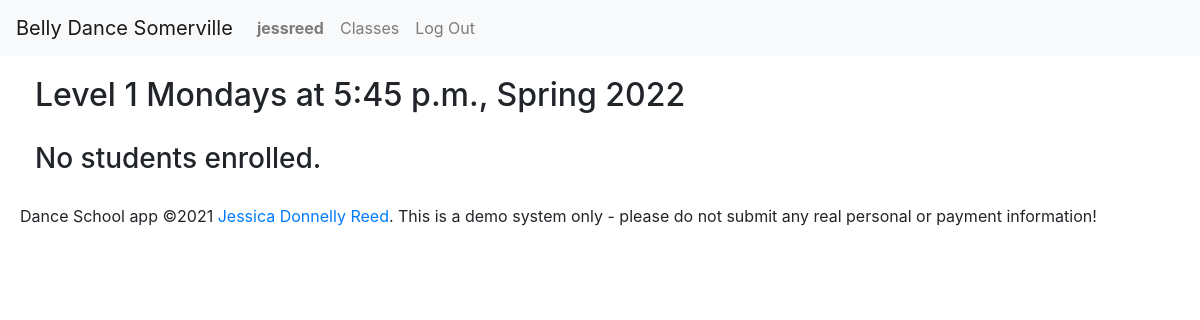
Page /contact-sheet/1 (signed in) on the committed database.
### enrollment/models.py (models this page shows, shortened)
class User(AbstractUser):
    timezone = models.CharField(max_length=32, choices=TIMEZONES,
                                default=settings.DEFAULT_TIMEZONE)
    first_name = models.CharField(max_length=128, null=False, blank=False)
    last_name = models.CharField(max_length=128, null=False, blank=False)
    email = models.EmailField(max_length=254, null=False, blank=False)
    phone = models.CharField(max_length=32, null=True, blank=True)
    emergency_first = models.CharField(max_length=128, null=True, blank=True)
    emergency_last = models.CharField(max_length=128, null=True, blank=True)
    emergency_email = models.EmailField(max_length=254, null=True, blank=True)
    emergency_phone = models.CharField(max_length=32, null=True, blank=True)
    accept_terms = models.DateTimeField(null=True, blank=True)
    contact_sheet_notes = models.CharField(
        max_length=2048, null=True, blank=True)

class Offering(models.Model):
    course = models.ForeignKey(
        Course, on_delete=PROTECT, null=False, blank=False, related_name='offerings')
    semester = models.ForeignKey(
        Semester, on_delete=PROTECT, null=False, blank=False, related_name='offerings')
    location = models.ForeignKey(
        Location, on_delete=PROTECT, null=False, blank=False, related_name='offerings')
    hourly_rate = models.DecimalField(
        max_digits=5, decimal_places=2, default=settings.HOURLY_RATE, null=False, blank=False)
    price_override = models.DecimalField(
        max_digits=7, decimal_places=2, null=True, blank=True)
    weekday = models.IntegerField(
        choices=settings.WEEKDAYS, null=False, blank=False)
    start_time = models.TimeField(null=False, blank=False)
    end_time = models.TimeField(null=False, blank=False)
    timezone = models.CharField(max_length=32, choices=TIMEZONES,
                                default=settings.DEFAULT_TIMEZONE)
    start_date = models.DateField(null=False, blank=False)
    end_date = models.DateField(null=False, blank=False)
    backup_class = models.DateTimeField(null=False, blank=False)
    capacity = models.IntegerField(null=False, blank=False)
    schedule_notes = models.CharField(max_length=2048, null=True, blank=True)
    notes = models.CharField(max_length=2048, null=True, blank=True)
    @property
    def weekday_name(self):
        return settings.WEEKDAYS[self.weekday][1]

class Course(models.Model):
    title = models.CharField(max_length=64, null=False, blank=False)
    subtitle = models.CharField(max_length=256, null=False, blank=False)
    description = models.TextField(
        max_length=4096, null=False, blank=False, help_text=settings.MARKDOWN_HELP_TEXT)
    requirements = models.CharField(max_length=256, null=False, blank=False)
    qualifications = models.CharField(max_length=1024, null=False, blank=False)

class Semester(models.Model):
    name = models.CharField(max_length=128, null=False, blank=False)
    start_date = models.DateField(null=False, blank=False)
    end_date = models.DateField(null=False, blank=False)
    registration_open = models.DateTimeField(null=False, blank=False)
    registration_close = models.DateTimeField(null=False, blank=False)
    recital = models.DateTimeField(null=True, blank=True)
    hide = models.BooleanField(default=True, null=True, blank=True)
    def __str__(self):
        return self.name

### enrollment/views.py (the view)
# urls.py: path('contact-sheet/<int:id>', views.contact_sheet, name='contact_sheet'),
@login_required
def contact_sheet(request, id):
    set_timezone(request)
    if request.user.is_staff:
        try:
            offering = Offering.objects.get(id=id)
        except Offering.DoesNotExist:
            offering = None
            students = None
        try:
            students = User.objects.filter(
                orders__line_items__offering=offering).order_by('last_name', 'first_name')
        except User.DoesNotExist:
            students = None
        return render(request, 'enrollment/contact-sheet.html', {
            'offering': offering,
            'students': students
        })
    return render(request, 'enrollment/contact-sheet.html', {
        'offerings': None,
        'message': 'You are not authorized to view this page'
    })

### enrollment/context_processors.py (called while the page is built)
def global_settings(request):
    return {
    'DEFAULT_TIMEZONE': settings.DEFAULT_TIMEZONE,
    'TIME_FORMAT': settings.TIME_FORMAT,
    'DATE_FORMAT': settings.DATE_FORMAT,
    'DATE_TIME_FORMAT': settings.DATE_TIME_FORMAT,
    'DATE_TIME_FORMAT_NO_YEAR': settings.DATE_TIME_FORMAT_NO_YEAR,
    'DATE_TIME_TIMEZONE_FORMAT': settings.DATE_TIME_TIMEZONE_FORMAT,
    'SCHOOL_NAME': settings.SCHOOL_NAME,
    'SCHOOL_POLICIES': settings.SCHOOL_POLICIES,
    'NO_OFFERINGS': settings.NO_OFFERINGS,
    }

### enrollment/views.py (called while the page is built)
def set_timezone(request):
    if request.user.is_authenticated:
        timezone.activate(request.user.timezone)
    else:
        timezone.activate(settings.DEFAULT_TIMEZONE)

### enrollment/templates/enrollment/contact-sheet.html
{% extends "enrollment/layout.html" %}
{% block body %}
{% if offering %}
    <div class="container" id="contact-sheet">
        <div class="row">
            <h2>{{offering.course.title}} {{offering.weekday_name}}s at {{offering.start_time}}, {{offering.semester}}</h2>
        </div>
        <div class = "row">
            {% if students %}
                {% for student in students %}
                <div class="col-md-6 mb-4">
                    <div class="card h-100">
                        <h3 class="card-header">{{student}}</h3>
                        <div class="card-body">
                            <div>
                                <span class="label">Email: </span> <span>{{student.email}}</span>
                            </div>
                            <div>
                                <span class="label">Phone: </span> <span>{{student.phone}}</span>
                            </div>
                            <div>
                                <span class="label">Emergency Contact: </span> <span>{{student.emergency_first}} {{student.emergency_last}}</span>
                            </div>
                            <div>
                                <span class="label">Emergency Contact Phone: </span> <span>{{student.emergency_phone}}</span>
                            </div>
                            <div>
                                <span class="label">Emergency Contact Email: </span> <span>{{student.emergency_email}}</span>
                            </div>
                            <div>
                                <span class="label">Notes: </span> <span>{{student.contact_sheet_notes|default_if_none:""}}</span>
                            </div>
                        </div>
                    </div>
                </div>
                {% endfor %}
            {% else %}
                <h3>No students enrolled.</h3>
            {% endif %}
        </div>
    </div>
{% endif %}
{% endblock %}

### enrollment/templates/enrollment/layout.html (shortened to what this page needs)
{% load static %}
{% load tz %}
<!DOCTYPE html>
<html lang="en">
<head>
    <link rel="stylesheet" href="https://stackpath.bootstrapcdn.com/bootstrap/4.4.1/css/bootstrap.min.css"
>
    <link href="{% static 'enrollment/styles.css' %}" rel="stylesheet">
</head>
<body>
    <nav class="navbar navbar-expand-sm navbar-light bg-light">
        <a class="navbar-brand" href="#">{{SCHOOL_NAME}}</a>
        <div class="collapse navbar-collapse" id="main-nav">
            <ul class="navbar-nav mr-auto">
                {% if user.is_authenticated %}
                    <li class="nav-item">
                        <a class="nav-link" href="{% url 'view_profile' user.id %}"><strong>{{user.username}}</strong></a>
                    </li>
                {% endif %}
                    <li class="nav-item">
                        <a class="nav-link" href="{% url 'index' %}">Classes</a>
                    </li>
                {% if user.is_authenticated %}
                    <li class="nav-item">
                        <a class="nav-link" href="{% url 'logout' %}">Log Out</a>
                    </li>
                {% endif %}
            </ul>
        </div>
    </nav>
    {% block body %}
    {% endblock %}
    <footer>
        Dance School app &copy;2021 <a href="https://github.com/ruadh">Jessica Donnelly Reed</a>.  This is a demo system only - please do not submit any real personal or payment information!
    </footer>
</body>
</html>

### enrollment/static/enrollment/styles.css (style rules this page uses)
header, footer, .row { margin: 20px; }
.container { margin-left: 10px; }
#contact-sheet { margin: 0; width: 100%; }
@media (min-width: 768px) { #contact-sheet { max-width: 100%; } }

### rows in the picture
User: username "jessreed"
Offering: course "Level 1", weekday_name "Monday", start_time "5:45 p.m.", semester "Spring 2022"

### other values in the picture
{{ SCHOOL_NAME }} "Belly Dance Somerville"
